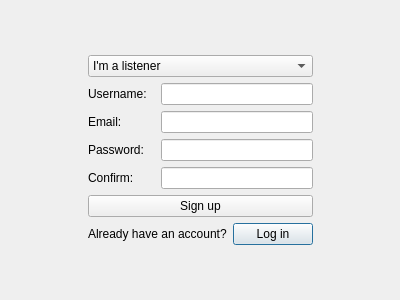
<?xml version="1.0" encoding="UTF-8"?>
<ui version="4.0">
 <class>SignUp</class>
 <widget class="QDialog" name="SignUp">
  <property name="geometry">
   <rect>
    <x>0</x>
    <y>0</y>
    <width>400</width>
    <height>300</height>
   </rect>
  </property>
  <property name="windowTitle">
   <string>Sign up</string>
  </property>
  <property name="windowIcon">
   <iconset resource="resources.qrc">
    <normaloff>:/resources/icons/music.png</normaloff>:/resources/icons/music.png</iconset>
  </property>
  <layout class="QGridLayout" name="gridLayout">
   <item row="1" column="1">
    <layout class="QGridLayout" name="gridLayout_3">
     <item row="3" column="1" colspan="2">
      <widget class="QLineEdit" name="linePassword">
       <property name="echoMode">
        <enum>QLineEdit::Password</enum>
       </property>
      </widget>
     </item>
     <item row="7" column="0" colspan="2">
      <widget class="QLabel" name="labelHaveaccount">
       <property name="contextMenuPolicy">
        <enum>Qt::DefaultContextMenu</enum>
       </property>
       <property name="text">
        <string>Already have an account?</string>
       </property>
       <property name="openExternalLinks">
        <bool>false</bool>
       </property>
      </widget>
     </item>
     <item row="1" column="1" colspan="2">
      <widget class="QLineEdit" name="lineUsername"/>
     </item>
     <item row="2" column="1" colspan="2">
      <widget class="QLineEdit" name="lineEmail"/>
     </item>
     <item row="7" column="2">
      <widget class="QPushButton" name="buttonLogin">
       <property name="text">
        <string>Log in</string>
       </property>
      </widget>
     </item>
     <item row="3" column="0">
      <widget class="QLabel" name="labelPassword">
       <property name="text">
        <string>Password:</string>
       </property>
      </widget>
     </item>
     <item row="4" column="1" colspan="2">
      <widget class="QLineEdit" name="linePassconfirm">
       <property name="echoMode">
        <enum>QLineEdit::Password</enum>
       </property>
      </widget>
     </item>
     <item row="2" column="0">
      <widget class="QLabel" name="labelEmail">
       <property name="text">
        <string>Email:</string>
       </property>
      </widget>
     </item>
     <item row="6" column="0" colspan="3">
      <widget class="QPushButton" name="buttonSignup">
       <property name="text">
        <string>Sign up</string>
       </property>
      </widget>
     </item>
     <item row="4" column="0">
      <widget class="QLabel" name="labelPassconfirm">
       <property name="text">
        <string>Confirm:</string>
       </property>
      </widget>
     </item>
     <item row="1" column="0">
      <widget class="QLabel" name="labelUsername">
       <property name="text">
        <string>Username:</string>
       </property>
      </widget>
     </item>
     <item row="0" column="0" colspan="3">
      <widget class="QComboBox" name="comboRole">
       <item>
        <property name="text">
         <string>I'm a listener</string>
        </property>
       </item>
       <item>
        <property name="text">
         <string>I'm an artist</string>
        </property>
       </item>
       <item>
        <property name="text">
         <string>I'm a label</string>
        </property>
       </item>
      </widget>
     </item>
    </layout>
   </item>
   <item row="1" column="0">
    <spacer name="horizontalSpacer">
     <property name="orientation">
      <enum>Qt::Horizontal</enum>
     </property>
     <property name="sizeHint" stdset="0">
      <size>
       <width>40</width>
       <height>20</height>
      </size>
     </property>
    </spacer>
   </item>
   <item row="0" column="1">
    <spacer name="verticalSpacer">
     <property name="orientation">
      <enum>Qt::Vertical</enum>
     </property>
     <property name="sizeHint" stdset="0">
      <size>
       <width>20</width>
       <height>40</height>
      </size>
     </property>
    </spacer>
   </item>
   <item row="1" column="2">
    <spacer name="horizontalSpacer_2">
     <property name="orientation">
      <enum>Qt::Horizontal</enum>
     </property>
     <property name="sizeHint" stdset="0">
      <size>
       <width>40</width>
       <height>20</height>
      </size>
     </property>
    </spacer>
   </item>
   <item row="2" column="1">
    <spacer name="verticalSpacer_2">
     <property name="orientation">
      <enum>Qt::Vertical</enum>
     </property>
     <property name="sizeHint" stdset="0">
      <size>
       <width>20</width>
       <height>40</height>
      </size>
     </property>
    </spacer>
   </item>
  </layout>
 </widget>
 <tabstops>
  <tabstop>lineUsername</tabstop>
  <tabstop>lineEmail</tabstop>
  <tabstop>linePassword</tabstop>
  <tabstop>linePassconfirm</tabstop>
  <tabstop>buttonSignup</tabstop>
  <tabstop>buttonLogin</tabstop>
 </tabstops>
 <resources>
  <include location="resources.qrc"/>
 </resources>
 <connections/>
</ui>
